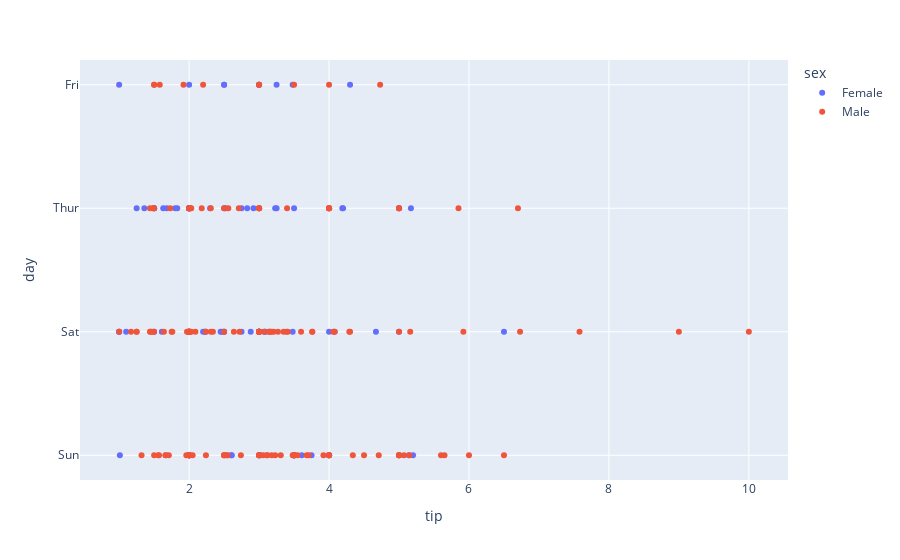

Notebook code for this chart:
### Markdown cell above
### Step 9. Create a scatter plot with the day as the y-axis and tip as the x-axis, differ the dots by sex

### Code cell
fig = px.scatter(df,
                 x='tip',
                 y='day',
                 color='sex')

fig.show()

### Figure 1 — Plotly figure (JSON) as saved in the notebook; plotly's stock layout.template omitted (floating-point values rounded to 4 significant figures; data arrays with more than 128 entries replaced by an {"elided": "..."} marker saying what was removed)
{"data": [{"hovertemplate": "sex=Female<br>tip=%{x}<br>day=%{y}<extra></extra>", "legendgroup": "Female", "marker": {"color": "#636efa", "symbol": "circle"}, "mode": "markers", "name": "Female", "orientation": "h", "showlegend": true, "type": "scatter", "x": [1.01, 3.61, 5, 3.02, 1.67, 3.5, 2.75, 2.23, 3, 3, 2.45, 3.07, 2.6, 5.2, 1.5, 2.47, 1, 3, 3.14, 5, 2.2, 1.83, 5.17, 1, 4.3, 3.25, 2.5, 3, 2.5, 3.48, 4.08, 4, 1, 4, 3.5, 1.5, 1.8, 2.92, 1.68, 2.52, 4.2, 2, 2, 2.83, 1.5, 2, 3.25, 1.25, 2, 2, 2.75, 3.5, 5, 2.3, 1.5, 1.36, 1.63, 5.14, 3.75, 2.61, 2, 3, 1.61, 2, 4, 3.5, 3.5, 4.19, 5, 2, 2.01, 2, 2.5, 3.23, 2.23, 2.5, 6.5, 1.1, 3.09, 3.48, 3, 2.5, 2, 2.88, 4.67, 2, 3], "xaxis": "x", "y": ["Sun", "Sun", "Sun", "Sun", "Sun", "Sun", "Sat", "Sat", "Sat", "Sat", "Sat", "Sat", "Sun", "Sun", "Sat", "Sat", "Sat", "Sat", "Sat", "Sat", "Sat", "Thur", "Thur", "Fri", "Fri", "Fri", "Fri", "Fri", "Sat", "Sat", "Sat", "Sat", "Sat", "Sun", "Sun", "Thur", "Thur", "Thur", "Thur", "Thur", "Thur", "Thur", "Thur", "Thur", "Thur", "Thur", "Thur", "Thur", "Thur", "Thur", "Thur", "Thur", "Thur", "Thur", "Thur", "Thur", "Thur", "Sun", "Sun", "Sun", "Sun", "Sun", "Sat", "Sat", "Sun", "Sun", "Sun", "Thur", "Thur", "Thur", "Thur", "Thur", "Thur", "Thur", "Sat", "Sat", "Sat", "Sat", "Sat", "Fri", "Fri", "Fri", "Fri", "Sat", "Sat", "Sat", "Thur"], "yaxis": "y"}, {"hovertemplate": "sex=Male<br>tip=%{x}<br>day=%{y}<extra></extra>", "legendgroup": "Male", "marker": {"color": "#EF553B", "symbol": "circle"}, "mode": "markers", "name": "Male", "orientation": "h", "showlegend": true, "type": "scatter", "x": {"elided": "157 float values"}, "xaxis": "x", "y": {"elided": "157 str values"}, "yaxis": "y"}], "layout": {"legend": {"title": {"text": "sex"}, "tracegroupgap": 0}, "margin": {"t": 60}, "xaxis": {"anchor": "y", "domain": [0, 1], "title": {"text": "tip"}}, "yaxis": {"anchor": "x", "domain": [0, 1], "title": {"text": "day"}}}}
